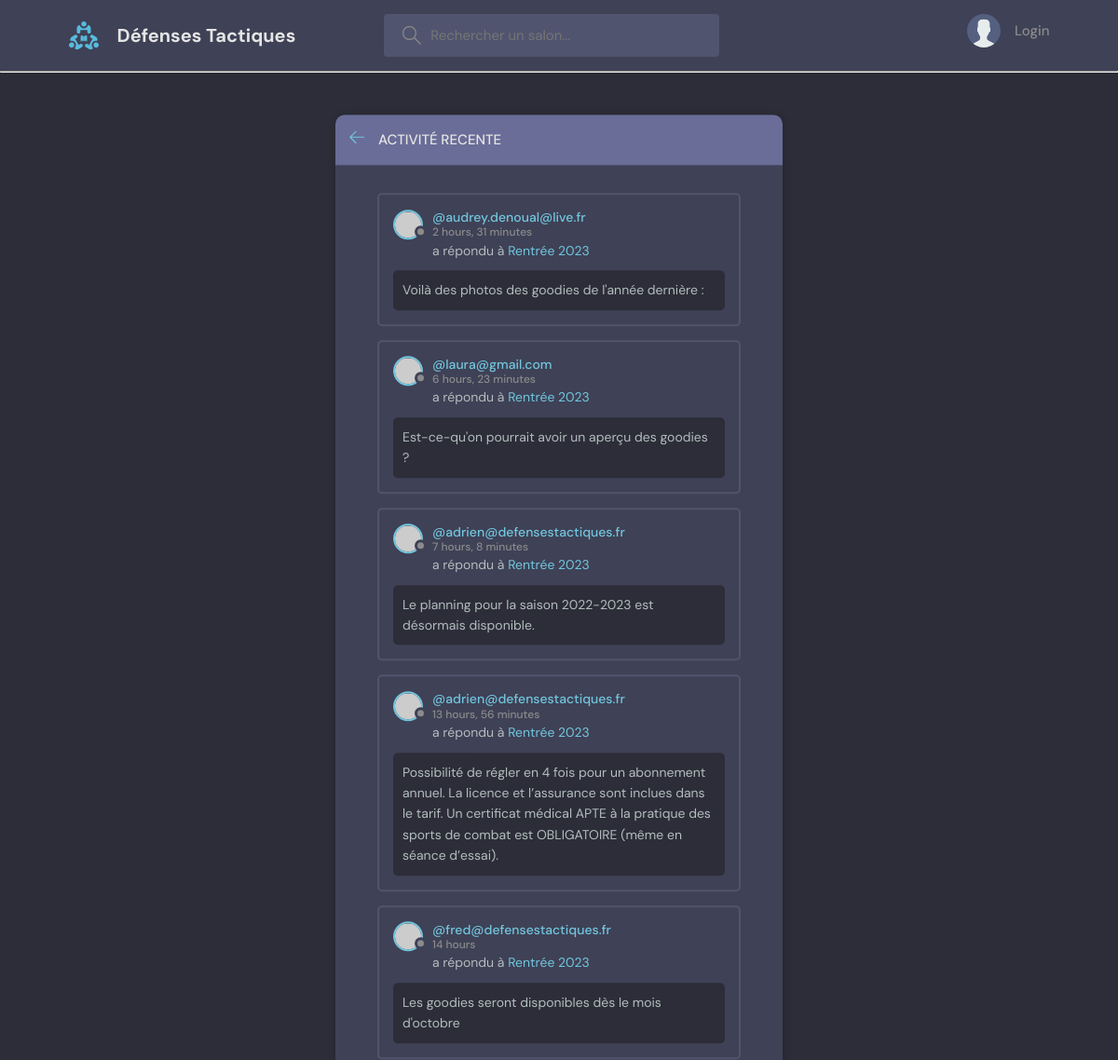
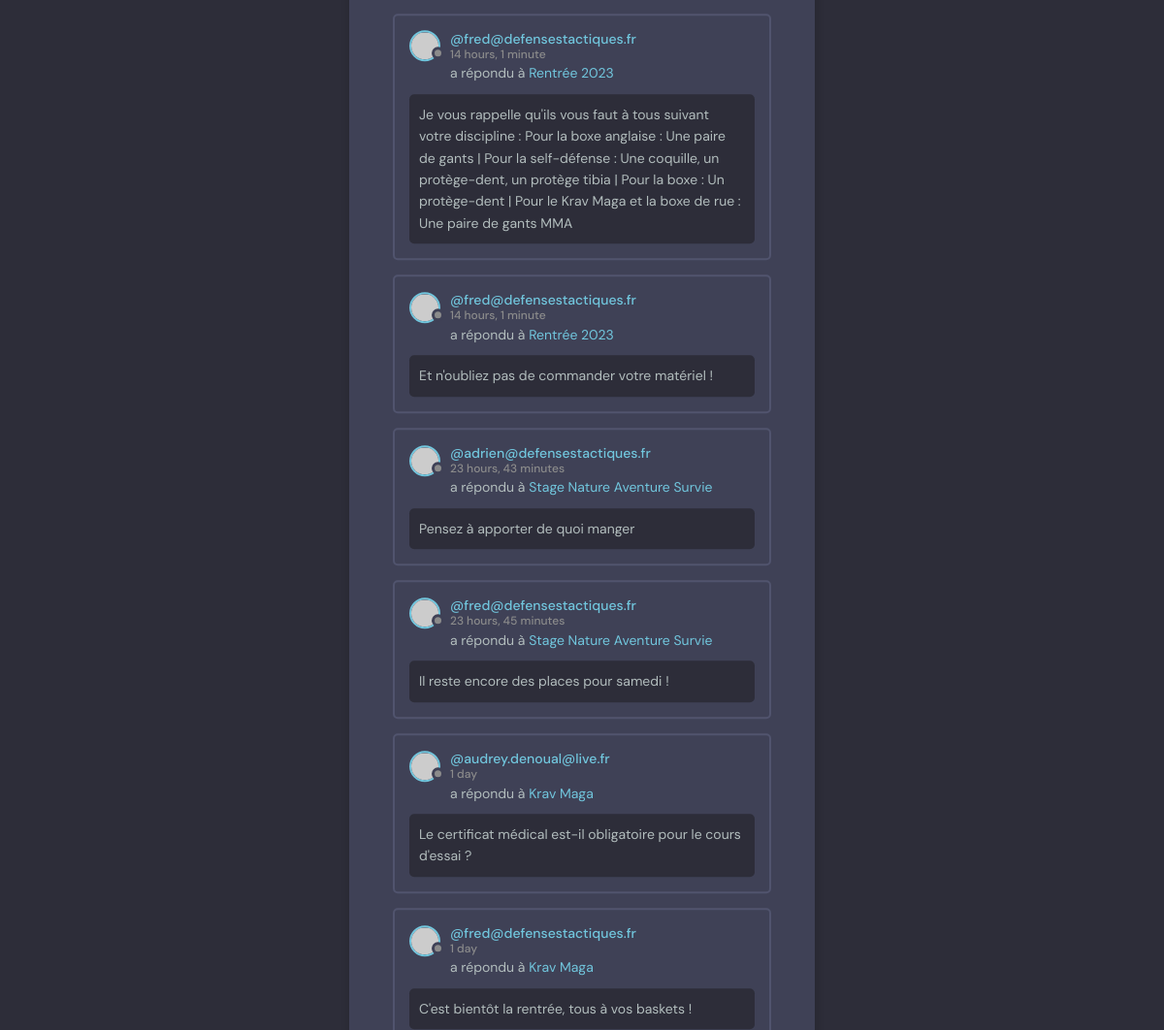
The page /activity on the database its author committed (2 pictures, top to bottom).
### base/models.py (models this page shows, shortened)
class Message(models.Model):
    user = models.ForeignKey(User, on_delete=models.CASCADE)
    room = models.ForeignKey(Room, on_delete=models.CASCADE)
    body = models.TextField()
    images = models.ManyToManyField(ImageModel, related_name='images', blank=True)
    created = models.DateTimeField(auto_now_add=True)
    updated = models.DateTimeField(auto_now=True)
    class Meta:
        ordering = ['-created']

class User(AbstractUser):
    name = models.CharField(unique=True, max_length=200, null=True)
    username = models.CharField(unique=True, max_length=200, null=True)
    email = models.EmailField(unique=True, null=True)
    bio = models.TextField(null=True)
    avatar = models.ImageField(null=True, default="avatar.svg")
    USERNAME_FIELD = 'email'
    REQUIRED_FIELDS = ['username']

class Room(models.Model):
    host = models.ForeignKey(User, null=True, on_delete=models.SET_NULL)
    topic = models.ForeignKey(Topic, null=True, on_delete=models.SET_NULL)
    name = models.CharField(max_length=200)
    description = models.TextField(null=True, blank=True)
    participants = models.ManyToManyField(User, related_name='participants', blank=True)
    created = models.DateTimeField(auto_now_add=True)
    updated = models.DateTimeField(auto_now=True)
    class Meta:
        ordering = ['-updated', '-created']

### base/views.py (the view)
# urls.py: path('activity', views.activityPage, name="activity")
def activityPage(request):
    room_messages = Message.objects.all()
    return render(request, 'base/activity.html', {'room_messages': room_messages})

### base/templates/base/activity.html (shortened to what this page needs)
{% extends 'main.html' %}
{% block content %}
    <main class="layout">
      <div class="container">
        <div class="layout__box">
          <div class="layout__boxHeader">
            <div class="layout__boxTitle">
              <a href="{% url 'home' %}">
                <svg version="1.1" xmlns="http://www.w3.org/2000/svg" width="32" height="32" viewBox="0 0 32 32">
                  <title>arrow-left</title>
                  <path
                    d="M13.723 2.286l-13.723 13.714 13.719 13.714 1.616-1.611-10.96-10.96h27.625v-2.286h-27.625l10.965-10.965-1.616-1.607z"
                  ></path>
                </svg>
              </a>
              <h3>Activité recente</h3>
            </div>
          </div>
          <div class="activities-page layout__body">
            {% for message in room_messages %}
              <div class="activities__box">
                <div class="activities__boxHeader roomListRoom__header">
                  <a href="profile.html" class="roomListRoom__author">
                    <div class="avatar avatar--small">
                      <img src="https://randomuser.me/api/portraits/women/11.jpg" />
                    </div>
                    <p>
                      @{{ message.user }}
                    <span>{{ message.created | timesince }}</span>
                    </p>
                  </a>
                </div>
                <div class="activities__boxContent">
                    <p>a répondu à <a href="{% url 'room' message.room.id %}">{{ message.room.name }}</a></p>
                    <div class="activities__boxRoomContent">
                      {{ message.body }}
                    </div>
                </div>
              </div>
            {% endfor %}
          </div>
        </div>
      </div>
    </main>
{% endblock %}

### static/styles/style.css (style rules this page uses)
:root { --color-main: #71c6dd; --color-main-light: #e1f6fb; --color-dark: #3f4156; --color-dark-medium: #51546e; --color-dark-light: #696d97; --color-light: #e5e5e5; --color-gray: #8b8b8b; --color-light-gray: #b2bdbd; --color-bg: #2d2d39; --color-success: #5dd693; --color-error: #fc4b0b; }
* { font-family: "DM Sans", -apple-system, BlinkMacSystemFont, "Segoe UI", Roboto, Oxygen, Ubuntu, Cantarell, "Open Sans", "Helvetica Neue", sans-serif; margin: 0; padding: 0; box-sizing: border-box; text-rendering: optimizeLegibility; font-size: inherit; }
html { font-size: 56.25%; }
@media only screen and (min-width: 1200px) { html { font-size: 62.5%; } }
body { line-height: 1.6; font-weight: 400; font-size: 1.5rem; color: var(--color-light-gray); background-color: var(--color-bg); min-height: 100vh; }
img { width: 100%; }
a { display: inline-block; color: var(--color-main); text-decoration: none; }
.container { max-width: 120rem; width: 90%; margin: auto; }
.avatar { position: relative; display: inline-block; border-radius: 50%; border: 2px solid var(--color-main); }
.avatar img { display: block; border-radius: 50%; object-fit: cover; object-position: center; }
.avatar::after { content: ""; display: block; position: absolute; background-color: var(--color-gray); z-index: 111; border-radius: 50%; border: 0.3rem solid var(--color-dark); }
.avatar.avatar--small img { width: 2.8rem; height: 2.8rem; }
.avatar.avatar--small:after { width: 0.7rem; height: 0.7rem; bottom: 0px; right: -6px; }
.layout { margin-top: 2.4rem; }
.layout > .container { display: flex; justify-content: space-between; align-items: flex-start; }
.layout__box { width: 90%; max-width: 48rem; min-height: 40rem; position: absolute; top: 50%; left: 50%; transform: translate(-50%, -46%); background-color: var(--color-dark); border-radius: 1rem; box-shadow: 1px 1px 6px 3px rgba(0, 0, 0, 0.1); overflow: hidden; }
.layout__boxHeader { display: flex; padding: 1.5rem; background-color: var(--color-dark-light); }
.layout__boxTitle { display: flex; gap: 1.5rem; align-items: center; }
.layout__boxTitle h3 { text-transform: uppercase; font-weight: 500; color: var(--color-light); }
.layout__boxTitle svg { width: 1.6rem; height: 1.6rem; fill: var(--color-main); }
.layout__body { margin: 3rem; }
.roomListRoom__header { display: flex; justify-content: space-between; align-items: center; }
.roomListRoom__author { font-weight: 500; display: flex; align-items: center; gap: 1rem; }
.activities__box { margin: 1.5rem; padding: 1.5rem; border: 2px solid var(--color-dark-medium); border-radius: 5px; }
.activities__boxHeader p { font-size: 1.4rem; line-height: 1.3; }
.activities__boxHeader p span { color: var(--color-gray); font-size: 1.2rem; display: block; }
.activities__boxContent { margin-left: 4.2rem; }
.activities__boxContent { font-size: 1.4rem; }
.activities__boxRoomContent { background: var(--color-bg); padding: 1rem; border-radius: 5px; margin-top: 1rem; margin-left: -4.2rem; }

### rows shown on the page
Message: user "audrey.denoual@live.fr", created "2 hours, 31 minutes", room.name "Rentrée 2023", body "Voilà des photos des goodies de l'année dernière :"
Message: user "laura@gmail.com", created "6 hours, 23 minutes", room.name "Rentrée 2023", body "Est-ce-qu'on pourrait avoir un aperçu des goodies ?"
Message: user "adrien@defensestactiques.fr", created "7 hours, 8 minutes", room.name "Rentrée 2023", body "Le planning pour la saison 2022-2023 est désormais disponible."
Message: user "adrien@defensestactiques.fr", created "13 hours, 56 minutes", room.name "Rentrée 2023", body "Possibilité de régler en 4 fois pour un abonnement annuel. La licence et l’assurance sont inclues dans le tarif. Un certificat médical APTE à la pratique des sports de combat est OBLIGATOIRE (même en séance d’essai)."
Message: user "fred@defensestactiques.fr", created "14 hours", room.name "Rentrée 2023", body "Les goodies seront disponibles dès le mois d'octobre"
Message: user "fred@defensestactiques.fr", created "14 hours, 1 minute", room.name "Rentrée 2023", body "Je vous rappelle qu'ils vous faut à tous suivant votre discipline : Pour la boxe anglaise : Une paire de gants | Pour la self-défense : Une coquille, un protège-dent, un protège tibia | Pour la boxe : Un protège-dent | Pour le Krav Maga et la boxe de rue : Une paire de gants MMA"
Message: user "fred@defensestactiques.fr", created "14 hours, 1 minute", room.name "Rentrée 2023", body "Et n'oubliez pas de commander votre matériel !"
Message: user "adrien@defensestactiques.fr", created "23 hours, 43 minutes", room.name "Stage Nature Aventure Survie", body "Pensez à apporter de quoi manger"
Message: user "fred@defensestactiques.fr", created "23 hours, 45 minutes", room.name "Stage Nature Aventure Survie", body "Il reste encore des places pour samedi !"
Message: user "audrey.denoual@live.fr", created "1 day", room.name "Krav Maga", body "Le certificat médical est-il obligatoire pour le cours d'essai ?"
Message: user "fred@defensestactiques.fr", created "1 day", room.name "Krav Maga", body "C'est bientôt la rentrée, tous à vos baskets !"
